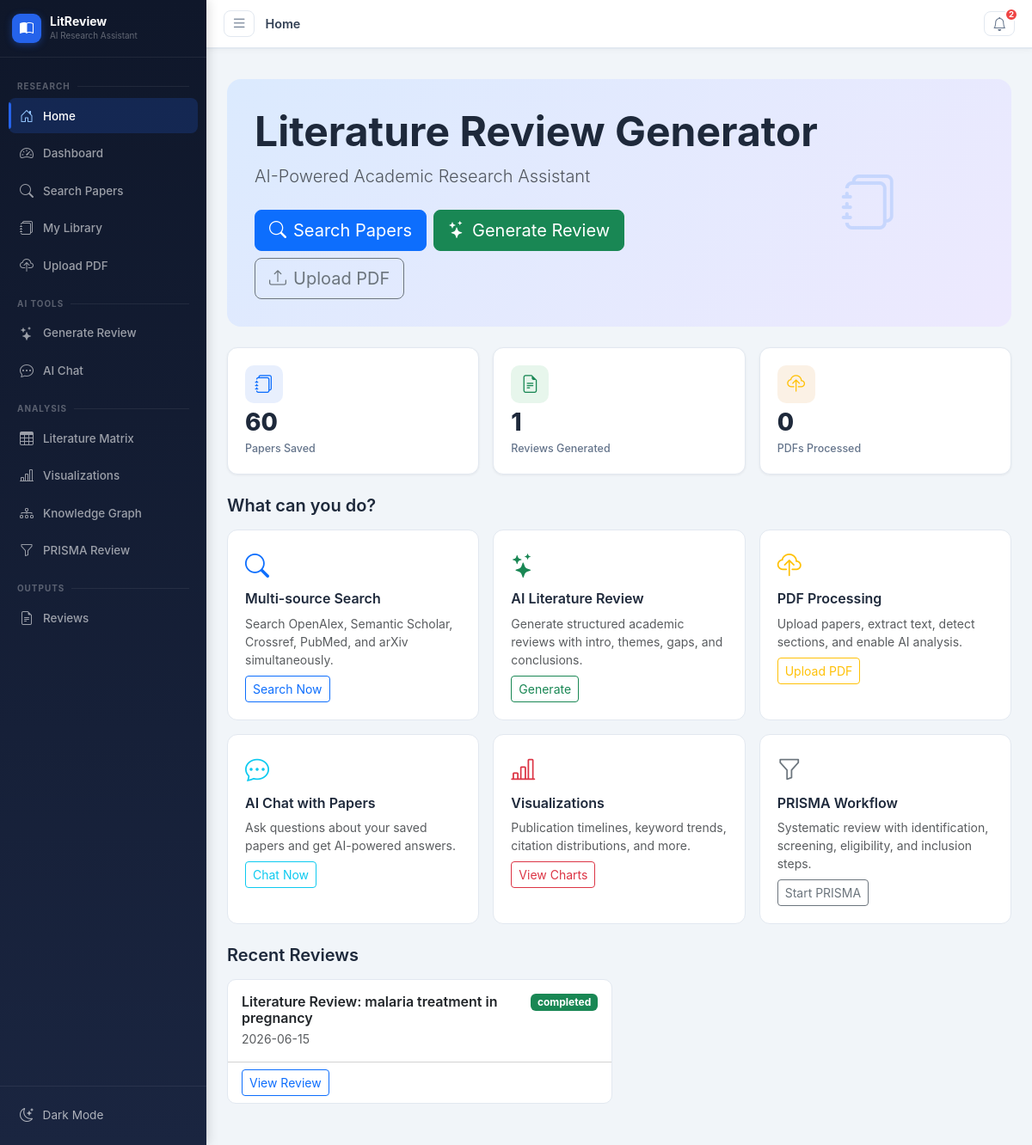
The app's page /, older data.
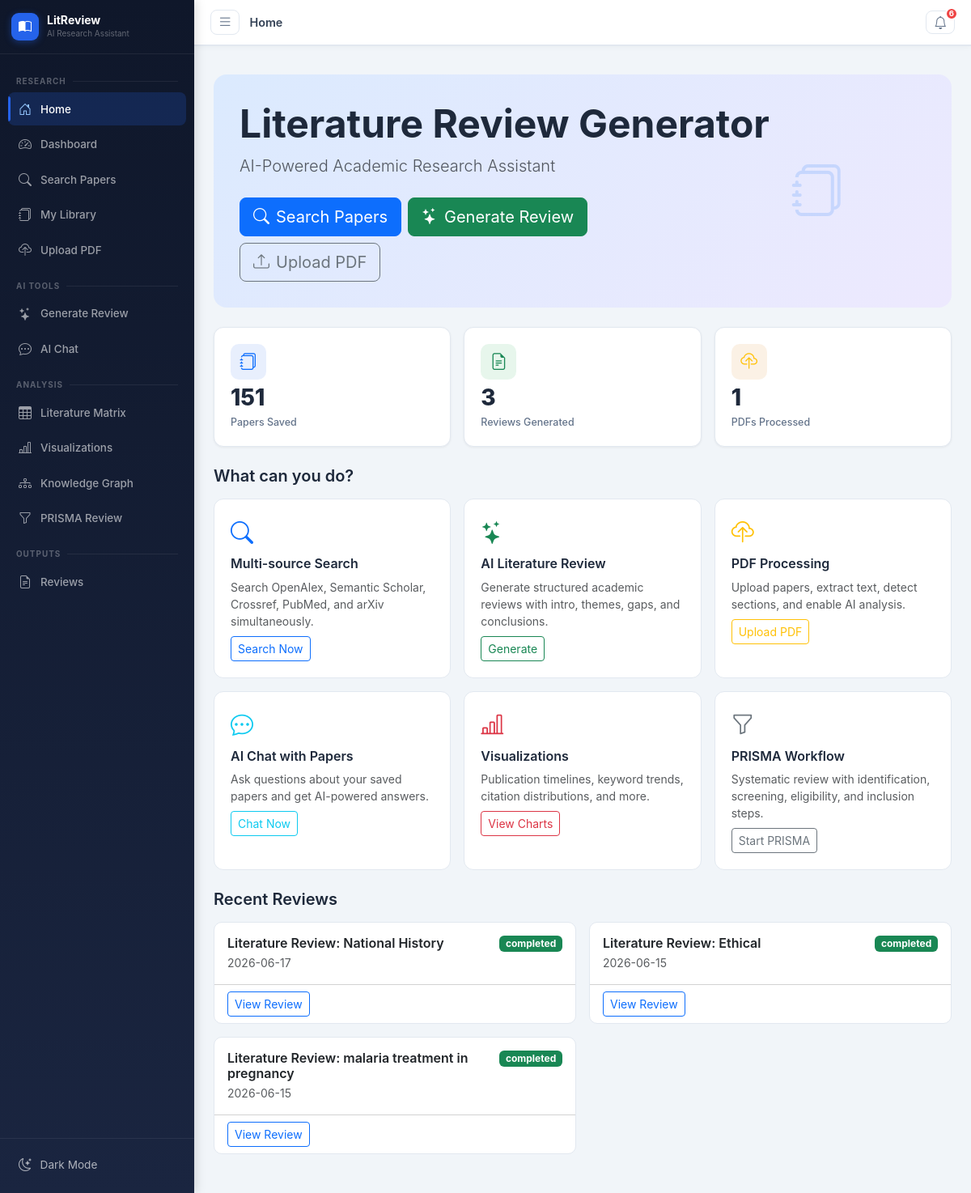
The same page, newer data.
### tables this page shows
CREATE TABLE literature_reviews (
            id INTEGER PRIMARY KEY AUTOINCREMENT,
            title TEXT NOT NULL,
            topic TEXT,
            introduction TEXT,
            thematic_analysis TEXT,
            research_gaps TEXT,
            future_directions TEXT,
            conclusion TEXT,
            paper_ids TEXT,
            status TEXT DEFAULT 'draft',
            word_count INTEGER DEFAULT 0,
            created_at TIMESTAMP DEFAULT CURRENT_TIMESTAMP,
            updated_at TIMESTAMP DEFAULT CURRENT_TIMESTAMP
        );

### blueprints/main.py (the view)
@main_bp.route('/')
def index():
    site = get_site_settings()
    db = get_db()
    stats = {
        'papers': db.execute('SELECT COUNT(*) as c FROM papers').fetchone()['c'],
        'reviews': db.execute('SELECT COUNT(*) as c FROM literature_reviews').fetchone()['c'],
        'uploads': db.execute('SELECT COUNT(*) as c FROM paper_files').fetchone()['c'],
    }
    recent_reviews = db.execute('SELECT * FROM literature_reviews ORDER BY created_at DESC LIMIT 5').fetchall()
    db.close()
    return render_template('index.html', site=site, stats=stats,
                           recent_reviews=recent_reviews, notifications=get_notifications())

### blueprints/main.py (called while the page is built)
def get_site_settings():
    db = get_db()
    rows = db.execute('SELECT key, value FROM site_settings').fetchall()
    db.close()
    return {r['key']: r['value'] for r in rows}

def get_notifications():
    db = get_db()
    rows = db.execute('SELECT * FROM notifications WHERE is_read=0 ORDER BY created_at DESC LIMIT 10').fetchall()
    db.close()
    return [dict(r) for r in rows]

### models/__init__.py (called while the page is built)
def get_db():
    conn = sqlite3.connect(Config.DATABASE_PATH)
    conn.row_factory = sqlite3.Row
    return conn

### templates/index.html (shortened to what the changed rows need)
{% extends "base.html" %}
{% block content %}
<div class="hero-section mb-4">
  <div class="row align-items-center">
    <div class="col-lg-8">
      <h1 class="display-5 fw-bold mb-2" style="white-space:nowrap;">{{ site.get('site_name','Literature Review Generator') }}</h1>
    </div>
  </div>
</div>
<div class="row g-3 mb-4">
  <div class="col-6 col-md-4">
    <div class="stat-card">
      <div class="stat-icon bg-primary-soft"><i class="bi bi-journals text-primary"></i></div>
      <div class="stat-value">{{ stats.papers }}</div>
      <div class="stat-label">Papers Saved</div>
    </div>
  </div>
  <div class="col-6 col-md-4">
    <div class="stat-card">
      <div class="stat-icon bg-success-soft"><i class="bi bi-file-earmark-text text-success"></i></div>
      <div class="stat-value">{{ stats.reviews }}</div>
      <div class="stat-label">Reviews Generated</div>
    </div>
  </div>
  <div class="col-6 col-md-4">
    <div class="stat-card">
      <div class="stat-icon bg-warning-soft"><i class="bi bi-cloud-upload text-warning"></i></div>
      <div class="stat-value">{{ stats.uploads }}</div>
      <div class="stat-label">PDFs Processed</div>
    </div>
  </div>
</div>
{% if recent_reviews %}
<div class="row g-3">
  {% for review in recent_reviews %}
  <div class="col-md-6">
    <div class="card card-hover">
      <div class="card-body">
        <div class="d-flex justify-content-between align-items-start">
          <div>
            <h6 class="fw-semibold mb-1">{{ review.title }}</h6>
            <p class="text-muted small mb-0">{{ review.created_at[:10] }}</p>
          </div>
          <span class="badge bg-{{ 'success' if review.status == 'completed' else 'secondary' }}">{{ review.status }}</span>
        </div>
      </div>
      <div class="card-footer bg-transparent">
        <a href="/reviews/{{ review.id }}" class="btn btn-sm btn-outline-primary">View Review</a>
      </div>
    </div>
  </div>
  {% endfor %}
</div>
{% endif %}
{% endblock %}

Row changes from the older to the newer data that the page shows:
added literature_reviews: title "Literature Review: National History", created_at "2026-06-17", status "completed"
added literature_reviews: title "Literature Review: Ethical", created_at "2026-06-15", status "completed"
Text that changed along with them:
{{ g_notif_count }}: "2" → "6"
{{ stats.papers }}: "60" → "151"
{{ stats.reviews }}: "1" → "3"
{{ stats.uploads }}: "0" → "1"
